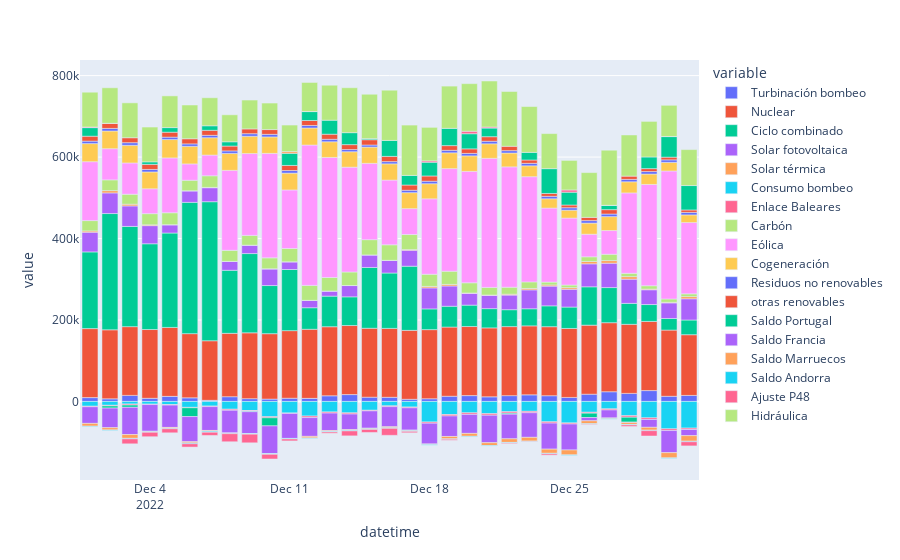

Notebook source saved alongside this figure:
### Code cell
import plotly.express as px

px.bar(data_frame=df)
